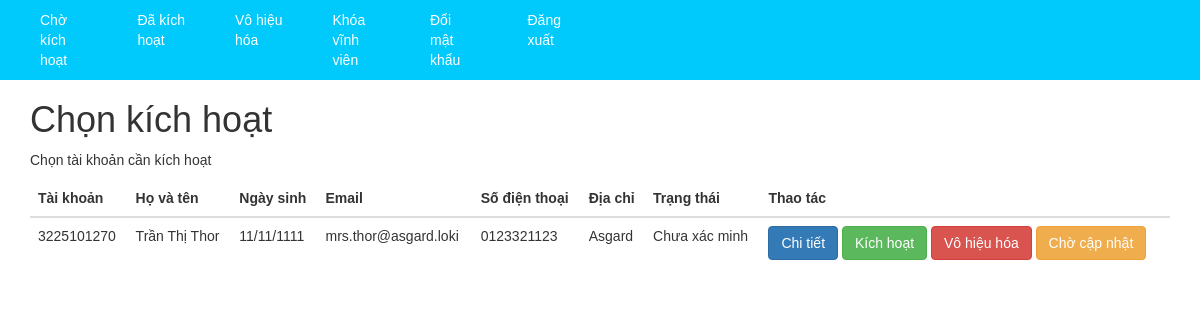
The page /activation.php (signed in) on the database as committed earlier.
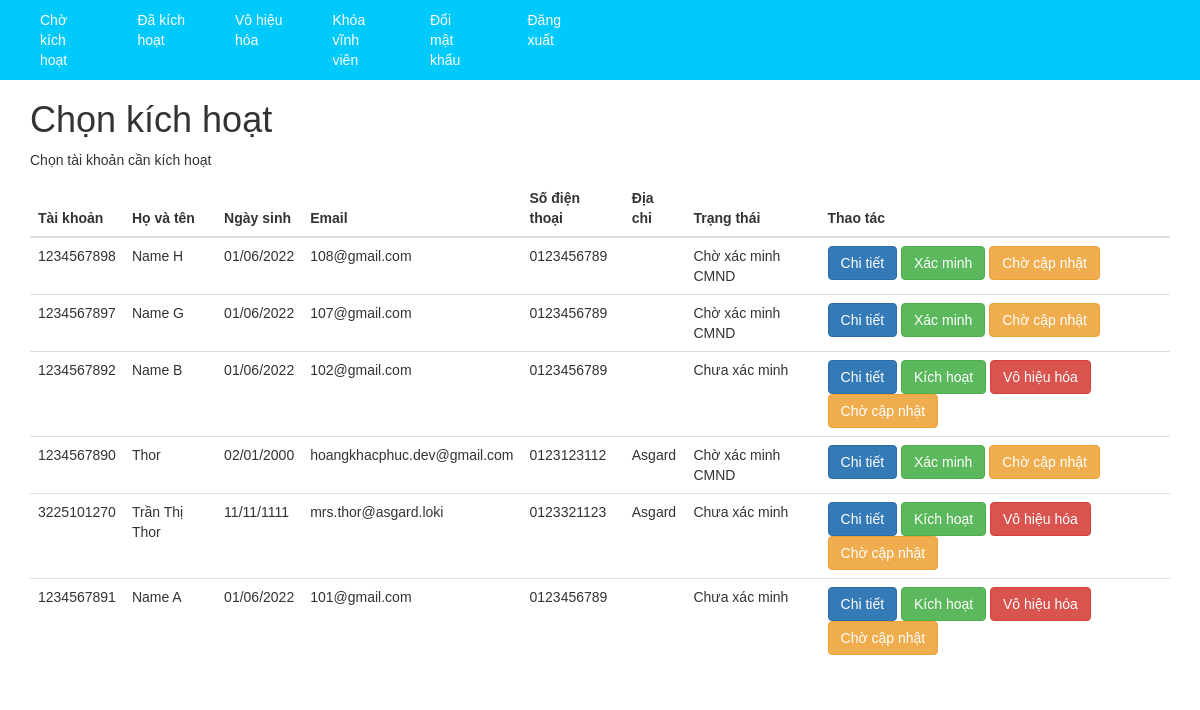
The same page on the database as committed later.
### tables this page shows
CREATE TABLE `account` (
  `id` int(11) NOT NULL,
  `user` varchar(10) DEFAULT NULL,
  `pass` varchar(255) DEFAULT NULL,
  `name` varchar(255) NOT NULL DEFAULT '',
  `email` varchar(255) DEFAULT NULL,
  `phone` varchar(13) DEFAULT NULL,
  `birth` date DEFAULT NULL,
  `address` varchar(255) DEFAULT '',
  `face` varchar(255) DEFAULT '',
  `back` varchar(255) DEFAULT '',
  `money` int(11) DEFAULT 10000000,
  `confirm` int(11) DEFAULT 0 COMMENT '0-Chưa xác nhận\r\n1-Đã xác nhận\r\n2-Đã hủy\r\n3-Yc CMND\r\n4-Đã thêm CMND',
  `role_id` int(11) DEFAULT 2,
  `change_pass` int(1) DEFAULT 0 COMMENT '0: Chưa thay pass, 1: Đã thay pass',
  `created_updated` timestamp NULL DEFAULT NULL,
  `otp` int(6) DEFAULT NULL,
  `otp_created` timestamp NULL DEFAULT NULL
);

### BE.php (called while the page is built, shortened)
<?php
    require_once 'database.php';
    function isLoggedIn() {
        return isset($_SESSION['User_ID']);
    }
    function formatDate($date) {
        $date = date_create($date);
        return date_format($date, 'd/m/Y');
    }
    function isAdmin() {
        global $conn;
        $user_id = $_SESSION['User_ID'];
        $sql = "SELECT * FROM account WHERE id = '$user_id' AND role_id = '1'";
        $result = mysqli_query($conn, $sql);
        if (mysqli_num_rows($result) == 1) {
            return true;
        } else {
            return false;
        }
    }
    function getListAccountWaitingActivation() {
        global $conn;
        if (!isAdmin()) {
            return array();
        }
        $sql = "SELECT * FROM account WHERE confirm = '0' OR confirm = '4' ORDER BY created_updated DESC";
        $result = mysqli_query($conn, $sql);
        $row = mysqli_fetch_assoc($result);
        $accounts = array();
        while ($row) {
            $accounts[] = $row;
            $row = mysqli_fetch_assoc($result);
        }
        return $accounts;
    }
    function getStatusAccount($status) {
        if ($status == 0) {
            return "Chưa xác minh";
        } else if ($status == 1) {
            return "Đã xác minh";
        } else if ($status == 2) {
            return "Đã hủy";
        } else if ($status == 3) {
            return "Yêu cầu cấp CMND";
        } else if ($status == 4) {
            return "Chờ xác minh CMND";
        }
    }
?>

### activation.php (the view, shortened to what this page needs)
<?php
    require_once 'BE.php';
    require_once '_headerAdmin.php';
?>
<div class="cho-kich-hoat">
    <div class="container">
        <div class="row">
            <div class="col-md-12">
                <div class="cho-kich-hoat-content">
                    <h1>Chọn kích hoạt</h1>
                    <p>Chọn tài khoản cần kích hoạt</p>
                </div>
            </div>
        </div>
        <div class="row">
            <div class="col-md-12">
                <div class="cho-kich-hoat-content">
                    <table class="table table-hover">
                        <thead>
                            <tr>
                                <th>Tài khoản</th>
                                <th>Họ và tên</th>
                                <th>Ngày sinh</th>
                                <th>Email</th>
                                <th>Số điện thoại</th>
                                <th>Địa chỉ</th>
                                <th>Trạng thái</th>
                                <th>Thao tác</th>
                            </tr>
                        </thead>
                        <tbody>
                            <?php
                                $list = getListAccountWaitingActivation();
                                foreach ($list as $value) :
                            ?>
                            <tr>
                                <td><?= $value['user'] ?></td>
                                <td><?= $value['name'] ?></td>
                                <td><?= formatDate($value['birth']) ?></td>
                                <td><?= $value['email'] ?></td>
                                <td><?= $value['phone'] ?></td>
                                <td><?= $value['address'] ?></td>
                                <td><?= getStatusAccount($value['confirm']) ?></td>
                                <td id="btn-change-confirm">
                                    <a href="detailAccount.php?id=<?= $value['id'] ?>" class="btn btn-primary">Chi tiết</a>
                                    <?php if ($value['confirm'] == 0) : ?>
                                        <button class="btn btn-success" data-id="<?= $value['id'] ?>" data-type="1">Kích hoạt</button>
                                        <button class="btn btn-danger" data-id="<?= $value['id'] ?>" data-type="2">Vô hiệu hóa</button>
                                        <button class="btn btn-warning" data-id="<?= $value['id'] ?>" data-type="4">Chờ cập nhật</button>
                                    <?php else : if ($value['confirm'] == 4) : ?>
                                        <button class="btn btn-success" data-id="<?= $value['id'] ?>" data-type="1">Xác minh</button>
                                        <button class="btn btn-warning" data-id="<?= $value['id'] ?>" data-type="4">Chờ cập nhật</button>
                                    <?php endif;
                                    endif; ?>
                                </td>
                            </tr>
                            <?php endforeach; ?>
                        </tbody>
                    </table>
                </div>
            </div>
        </div>
    </div>
</div>
</body>
</html>

### _headerAdmin.php (shortened to what this page needs)
<!DOCTYPE html>
<html lang="en">
<head>
    <link rel="stylesheet" href="https://maxcdn.bootstrapcdn.com/bootstrap/3.3.7/css/bootstrap.min.css">
    <link rel="stylesheet" href="https://maxcdn.bootstrapcdn.com/font-awesome/4.7.0/css/font-awesome.min.css">
    <link rel="stylesheet" href="./style.css">
</head>
<body>
    <header class="header-page">
        <div class="menu-header">
            <div class="container">
                <div class="row">
                    <div class="col-md-1">
                        <a href="./activation.php">Chờ kích hoạt</a>
                    </div>
                    <div class="col-md-1">
                        <a href="./activated.php">Đã kích hoạt</a>
                    </div>
                    <div class="col-md-1">
                        <a href="./deactivated.php">Vô hiệu hóa</a>
                    </div>
                    <div class="col-md-1">
                        <a href="./locked.php">Khóa vĩnh viên</a>
                    </div>
                    <div class="col-md-1">
                        <a href="./change-password.php">Đổi mật khẩu</a>
                    </div>
                    <div class="col-md-1">
                        <a href="./logout.php">Đăng xuất</a>
                    </div>
                </div>
            </div>
        </div>
    </header>

### style.css (style rules this page uses)
* { margin: 0; padding: 0; box-sizing: border-box; font-family: Arial, Helvetica, sans-serif; }
header.header-page > .menu-header { background-color: #00c9fc; }
header.header-page > .menu-header > .container > .row a { color: #fff; text-decoration: none; padding: 10px; display: inline-block; }

Rows that differ between the two databases and show on the page:
added account: user "1234567898", name "Name H", birth "01/06/2022", email "108@gmail.com", phone "0123456789", confirm "Chờ xác minh CMND"
added account: user "1234567897", name "Name G", birth "01/06/2022", email "107@gmail.com", phone "0123456789", confirm "Chờ xác minh CMND"
added account: user "1234567892", name "Name B", birth "01/06/2022", email "102@gmail.com", phone "0123456789", confirm "Chưa xác minh"
now on this page (row edited): account: user "1234567890", name "Thor", birth "02/01/2000", email "hoangkhacphuc.dev@gmail.com", phone "0123123112", address "Asgard", confirm "Chờ xác minh CMND"
added account: user "1234567891", name "Name A", birth "01/06/2022", email "101@gmail.com", phone "0123456789", confirm "Chưa xác minh"
